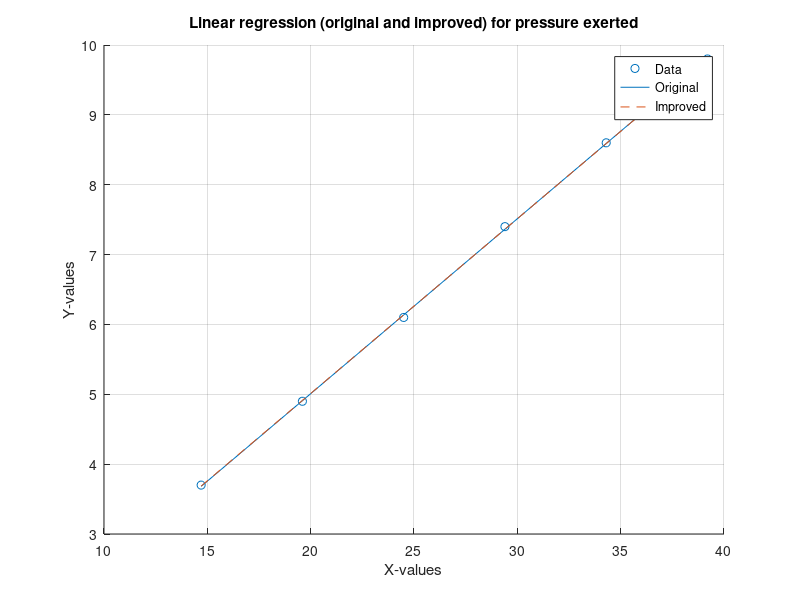

Write MATLAB code to recreate this figure.
% Implementation of Linear method.
% Model for Presure exerted by water in a container: p = (mg)/A.
% Available data.
dataX = [14.7; 19.6; 24.5; 29.4; 34.3; 39.2];
dataY = [3.7; 4.9; 6.1; 7.4; 8.6; 9.8];
 % Output dataX and dataY.
 disp([dataX, dataY]);
 % Perform computations.
 % Performing mldivide for least-square regression.
 lsr = dataX\dataY; % Model like p = lsrX
 % Regressor by regression co-efficients
 computedY = lsr*dataX;
 scatter(dataX,dataY)
 hold on
 plot(dataX,computedY)
 xlabel('X-values'), ylabel('Y-values'), title('Linear regression (original and improved) for pressure exerted');
 grid on
 
% Improvement
N = length(dataX);
 % Computing linear regresssion
X_ones = [ones(N,1), dataX];
% Compute phi value
phi = inv(X_ones'*X_ones)*X_ones'*dataY;
lsrVal = X_ones*phi; % Regressor by regression co-efficients
% Plotting.
plot(dataX,lsrVal,'--')
legend('Data','Original','Improved','Location','best');
% Confirming improvement by computing coefficient of determination R^2.
CoffOfDet_1 = 1 - sum((dataY - computedY).^2)/sum((dataY - mean(dataY)).^2);
CoffOfDet_2 = 1 - sum((dataY - lsrVal).^2)/sum((dataY - mean(dataY)).^2);

